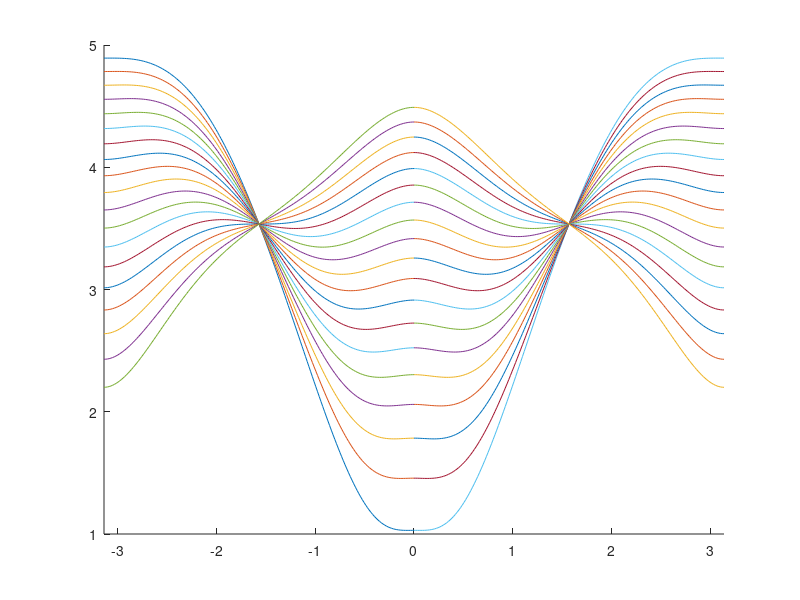
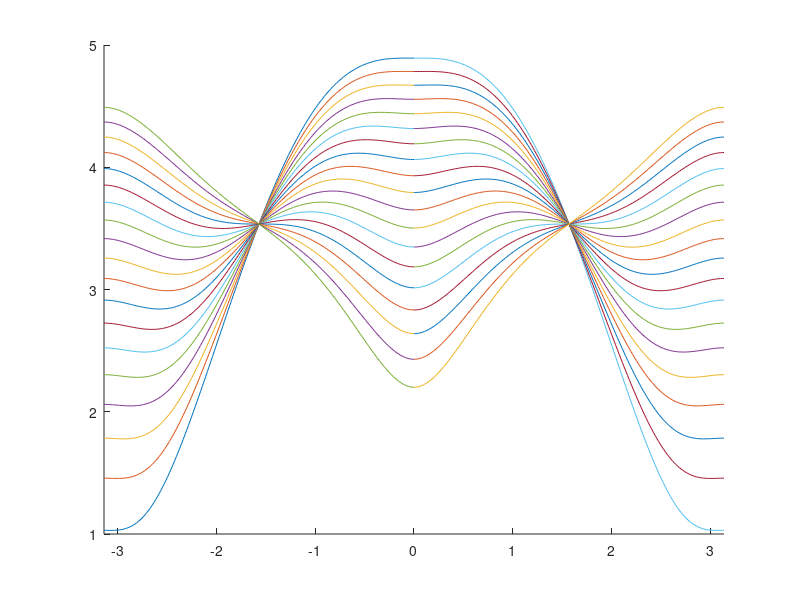
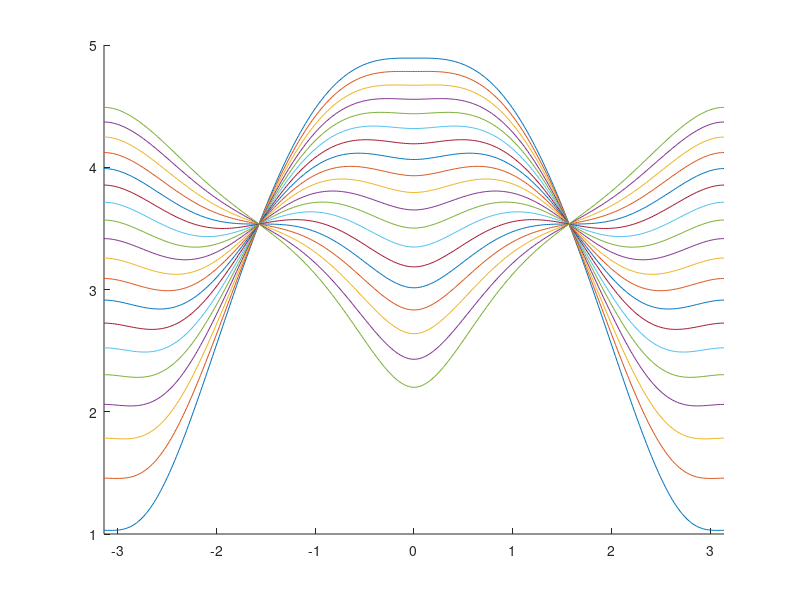
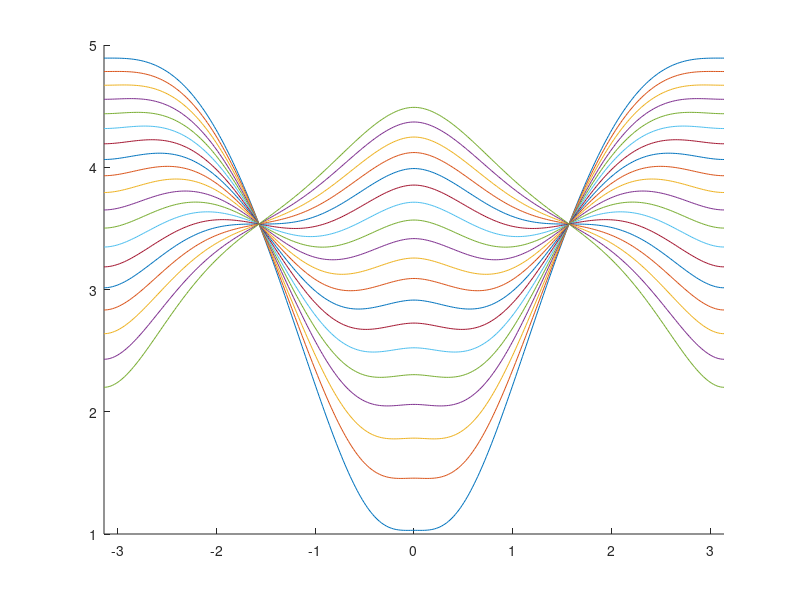

Here is the MATLAB script that generated these plots, in order:
close all
I__ac=10;
d=-pi:1/180*pi:pi;
dn=-pi:1/180*pi:0;
dp=0:1/180*pi:pi;

figure(1)
xlim([-pi pi])
hold on
for m=0.05:0.05:0.95
    it1n=sqrt(3)*sqrt((8*m+3*sin(dn)).*cos(dn)-3*dn)*abs(I__ac)/(6*sqrt(pi));

    plot(dn,it1n)
    
end
xlim([-pi pi])

figure(2)
xlim([-pi pi])
hold on
for m=0.05:0.05:0.95
    id1n=    sqrt(3)*sqrt((-8*m-3*sin(dn)).*cos(dn)+3*dn+3*pi)*abs(I__ac)/(6*sqrt(pi));

    plot(dn,id1n)
    
end


figure(1)
xlim([-pi pi])
hold on
for m=0.05:0.05:0.95
    it1p=sqrt(3)*sqrt((8*m-3*sin(dp)).*cos(dp)+3*dp)*abs(I__ac)/(6*sqrt(pi));

    plot(dp,it1p)
    
end


figure(2)
xlim([-pi pi])
hold on
for m=0.05:0.05:0.95
    id1p=sqrt(3)*sqrt((-8*m+3*sin(dp)).*cos(dp)-3*dp+3*pi)*abs(I__ac)/(6*sqrt(pi));

    plot(dp,id1p)
    
end

figure(4)
xlim([-pi pi])
hold on
for m=0.05:0.05:0.95
    it1p=sqrt(3)*sqrt((8*m-3*sin(abs(d))).*cos(abs(d))+3*abs(d))*abs(I__ac)/(6*sqrt(pi));

    plot(d,it1p)
    
end


figure(3)
xlim([-pi pi])
hold on
for m=0.05:0.05:0.95
    id1p=sqrt(3)*sqrt((-8*m+3*sin(abs(d))).*cos(abs(d))-3*abs(d)+3*pi)*abs(I__ac)/(6*sqrt(pi));

    plot(d,id1p)
    
end